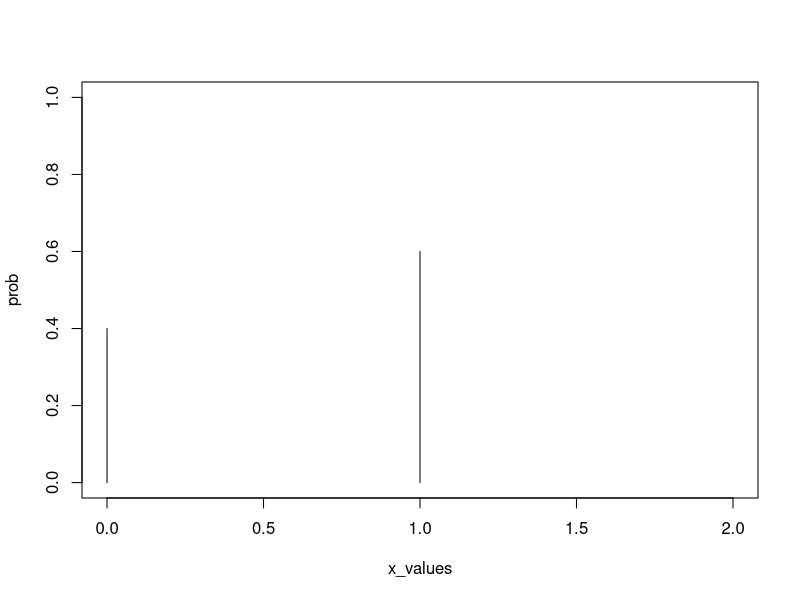
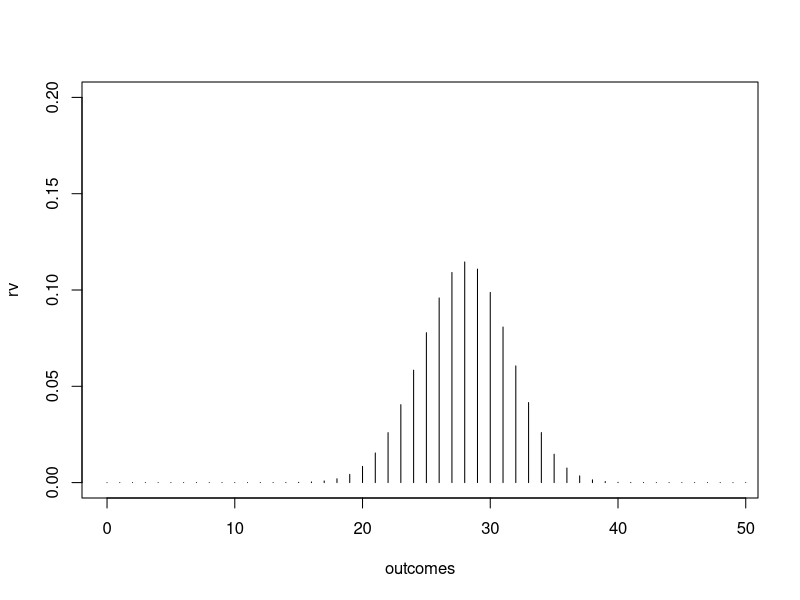
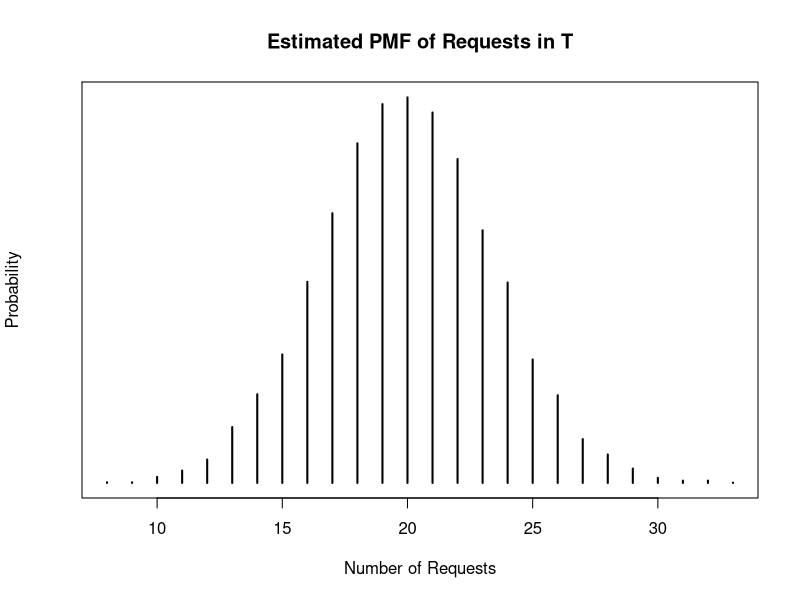
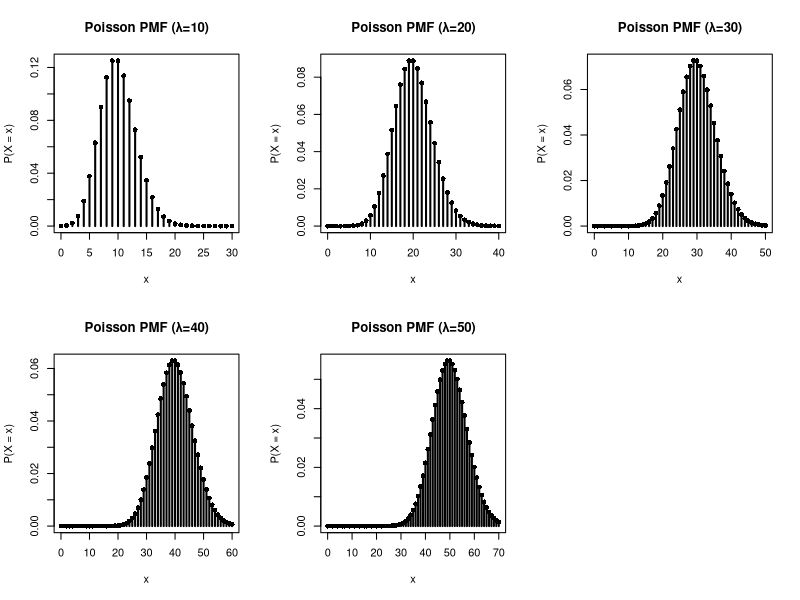
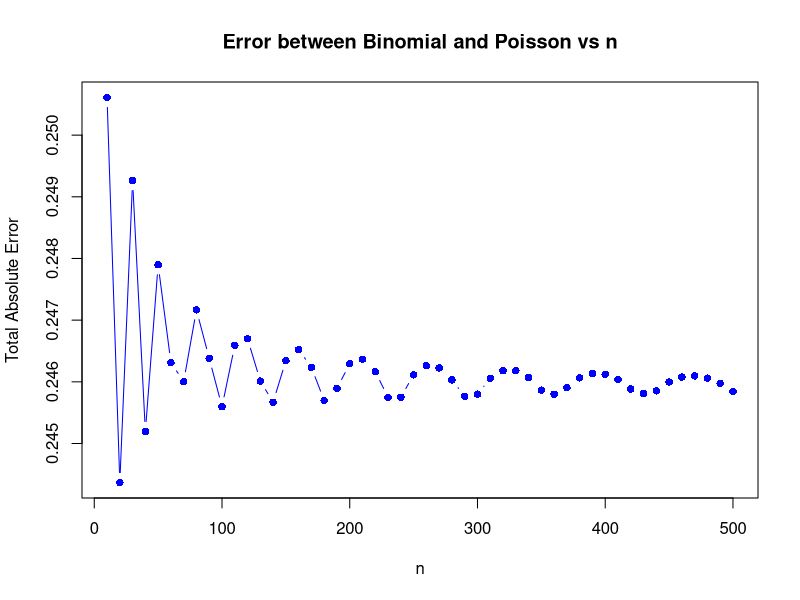

Write the R code that produced these figures, in order.
## ---- chunk 1
x=rbinom(1,1,0.6)
print(x)

y=dbinom(1,1,0.6)
print(y)

p=0.6
prob=c(1-p,p)

x_values=c(0,1)
plot(x_values,prob,type='h',xlim=c(0,2),ylim=c(0,1))
## ---- chunk 2
x=rbinom(1,50,0.6)
print(x)
n=50
outcomes=0:n
rv=vector("numeric",length=51)
for( i in outcomes)

{
  rv[i-1]=dbinom(i,50,0.6)
}

plot(outcomes,rv,type='h',xlim=c(0,n-1),ylim=c(0,0.2))
## ---- chunk 3
moment_ans=function(q){
  s=0
  for(i in outcomes){
    s=s+(i^q)*rv[i+1]
  }
  return(s)
}
print(moment_ans(1))
mvar=moment_ans(2)-(moment_ans(1)^2)
print(mvar)

## ---- chunk 4
set.seed(123)
n = 50
p = 0.4
simulations = 10000
results = rbinom(simulations, n, p)

pmf_est = table(results) / simulations


plot(as.numeric(names(pmf_est)), pmf_est, type = 'h', lwd = 2,
     main = "Estimated PMF of Requests in T", xlab = "Number of Requests", ylab = "Probability")


mean_requests = mean(results)
var_requests = var(results)
print(paste("Expected number of requests:", mean_requests))
print(paste("Variance:", var_requests))


max_realistic = mean_requests + 3 * sqrt(var_requests)
print(paste("Maximum expected requests (approx):", round(max_realistic)))
## ---- chunk 5
lambdas = c(10, 20, 30, 40, 50)

par(mfrow = c(2, 3))  
for (lambda in lambdas) {
  x = 0:(lambda + 20)
  pmf = dpois(x, lambda)
  plot(x, pmf, type = "h", lwd = 2, main = paste("Poisson PMF (λ=", lambda, ")", sep=""),
       xlab = "x", ylab = "P(X = x)")
  points(x, pmf, pch = 16)
}
par(mfrow = c(1, 1))  # Reset
## ---- chunk 6
lambda_approx = n * p
print(paste("Best lambda to approximate Binomial(n=100, p=0.4):", lambda_approx))
## ---- chunk 7
calculate_error <- function(n, p) {
  lambda = n * p
  x_vals = 0:n
  binom_pmf = dbinom(x_vals, n, p)
  pois_pmf = dpois(x_vals, lambda)
  length_diff = length(binom_pmf) - length(pois_pmf)
  if (length_diff > 0) {
    pois_pmf = c(pois_pmf, rep(0, length_diff))
  }
  return(sum(abs(binom_pmf - pois_pmf)))
}

ns = seq(10, 500, by=10)
errors = sapply(ns, calculate_error, p=0.4)

plot(ns, errors, type='b', col='blue', pch=16,
     main="Error between Binomial and Poisson vs n",
     xlab="n", ylab="Total Absolute Error")
